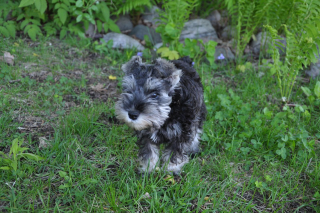
#> input picture puppy.bmp, 320 x 213 px
$ python '소벨,캐니 숙제.py'
#> lines starting #> are read from the running program, lines starting #| are printed output that depends on the picture; long printed decimals are rounded
import cv2 as cv
import numpy as np

img=cv.imread('puppy.bmp')
#> img is the input picture: shape (213, 320, 3); mean B, G, R 73.8, 106.5, 77.2
gray=cv.cvtColor(img, cv.COLOR_BGR2GRAY)

# 소벨 필터 작용
grad_x=cv.Sobel(gray, cv.CV_32F, 1, 0, ksize=3)
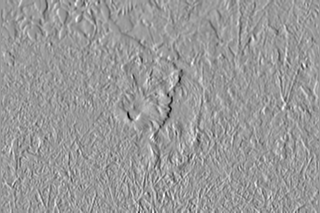
#> grad_x: shape (213, 320) float32; min -663, max 437, mean 0.2; drawn with min black and max white
grad_y=cv.Sobel(gray, cv.CV_32F, 0, 1, ksize=3)
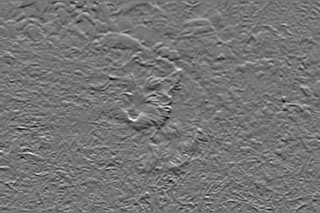
#> grad_y: shape (213, 320) float32; min -497, max 579, mean -0.2; drawn with min black and max white

sobel_x=cv.convertScaleAbs(grad_x)
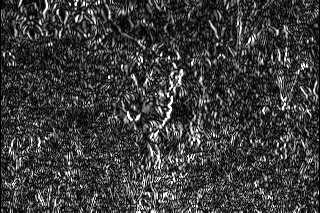
#> sobel_x: shape (213, 320); min 0, max 255, mean 59.7
sobel_y=cv.convertScaleAbs(grad_y)
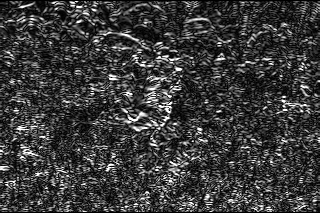
#> sobel_y: shape (213, 320); min 0, max 255, mean 58.5

# (30, 40) 위치의 dx, dy
x, y = 210, 130
dx = grad_x[y, x]
#> dx = -2
dy = grad_y[y, x]
#> dy = -16

# dx와 dy를 배열로 변환
dx_array = np.array([[dx]], dtype=np.float32)
#> dx_array = [-2]
dy_array = np.array([[dy]], dtype=np.float32)
#> dy_array = [-16]

# 에지 강도,  그레디언트 방향
magnitude, angle = cv.cartToPolar(np.array([[dx]]), np.array([[dy]]), angleInDegrees=True)
#> magnitude = [16.12]; angle = [262.9]
angle_radians = np.radians(angle)
#> angle_radians = [4.59]

# 에지 강도 맵
edge_strength=cv.addWeighted(sobel_x, 0.5, sobel_y, 0.5, 0)

cv.imshow('Original', gray)
cv.waitKey()

cv.imshow('sobel_x', sobel_x)
cv.waitKey()
cv.imshow('sobel_y', sobel_y)
cv.waitKey()
cv.imshow('edge_strength', edge_strength)
cv.waitKey()

print(f"Coordinates (x, y): ({x}, {y})")
print(f"dx: {dx}, dy: {dy}")
#| dx: -2.0, dy: -16.0
print(f"Edge Strength (Magnitude): {magnitude}")
#| Edge Strength (Magnitude): [[16.125]]
print(f"Gradient Direction (Angle): {angle}")
#| Gradient Direction (Angle): [[262.876]]
print(f"Gradient Direction (angle_radians): {angle_radians}")
#| Gradient Direction (angle_radians): [[4.588]]

cv.destroyAllWindows()
#%%

# 가우시안 블러 적용
blurred = cv.GaussianBlur(gray, (3, 3), 1, 1)
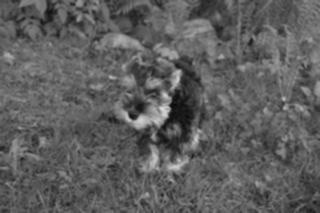
#> blurred: shape (213, 320); min 11, max 220, mean 94

# Canny 엣지 검출
canny1 = cv.Canny(blurred, 50, 150)
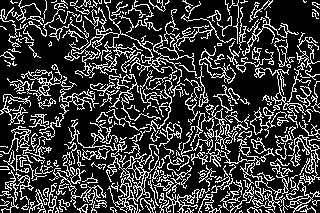
#> canny1: shape (213, 320); 23.3% white in thin lines or dots
canny2 = cv.Canny(blurred, 100, 200)
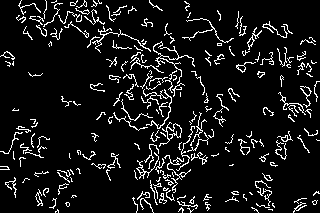
#> canny2: shape (213, 320); 8.8% white in thin lines or dots

# 결과 표시
cv.imshow('blurred', blurred)
cv.waitKey()
cv.imshow('canny1', canny1)
cv.waitKey()
cv.imshow('canny2', canny2)
cv.waitKey()

cv.destroyAllWindows()

#%%

$ run again, with BALLOON.bmp copied over puppy.bmp
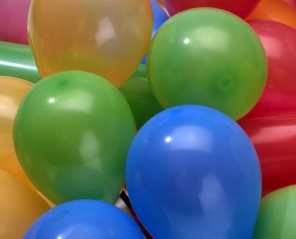
#> input picture BALLOON.bmp, 296 x 239 px
#> img is the input picture: shape (239, 296, 3); mean B, G, R 96.3, 111, 104.7
#> `sobel_y=cv.convertScaleAbs(grad_y)`:
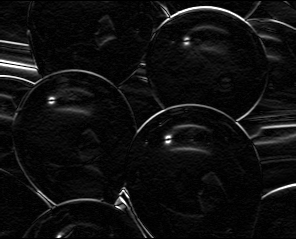
#> sobel_y: shape (239, 296); min 0, max 255, mean 15.3
#> dx = -20
#> dy = 24
#> dx_array = [-20]
#> dy_array = [24]
#> magnitude = [31.24]; angle = [129.8]
#> angle_radians = [2.27]
#| dx: -20.0, dy: 24.0
#| Edge Strength (Magnitude): [[31.241]]
#| Gradient Direction (Angle): [[129.807]]
#| Gradient Direction (angle_radians): [[2.266]]
#> canny1: shape (239, 296); 2.5% white in thin lines or dots
#> `canny2 = cv.Canny(blurred, 100, 200)`:
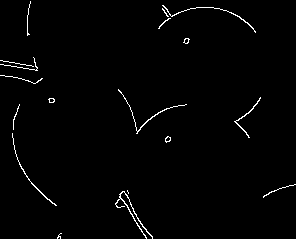
#> canny2: shape (239, 296); 1.4% white in thin lines or dots

$ run again, with book.bmp copied over puppy.bmp
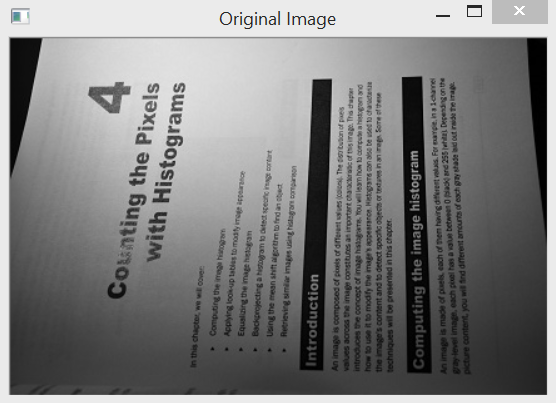
#> input picture book.bmp, 556 x 403 px
#> img is the input picture: shape (403, 556, 3); mean B, G, R 126.1, 126.1, 126.1
#> `sobel_y=cv.convertScaleAbs(grad_y)`:
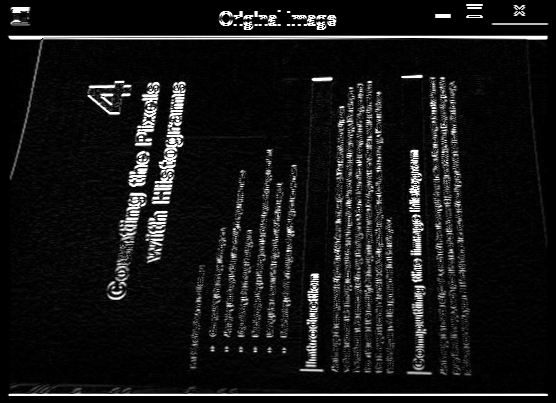
#> sobel_y: shape (403, 556); min 0, max 255, mean 21.3
#> dx = 7
#> dy = -5
#> dx_array = [7]
#> dy_array = [-5]
#> magnitude = [8.6]; angle = [324.5]
#> angle_radians = [5.66]
#| dx: 7.0, dy: -5.0
#| Edge Strength (Magnitude): [[8.602]]
#| Gradient Direction (Angle): [[324.470]]
#| Gradient Direction (angle_radians): [[5.663]]
#> canny1: shape (403, 556); 7.2% white in thin lines or dots
#> `canny2 = cv.Canny(blurred, 100, 200)`:
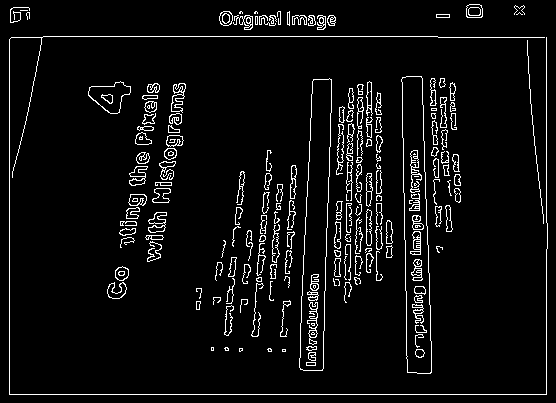
#> canny2: shape (403, 556); 5.5% white in thin lines or dots

$ run again, with peppers.bmp copied over puppy.bmp
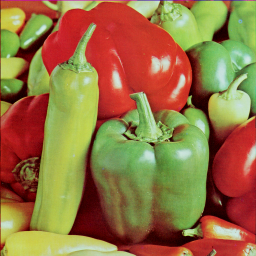
#> input picture peppers.bmp, 256 x 256 px
#> img is the input picture: shape (256, 256, 3); mean B, G, R 66.2, 115.2, 149.4
#> dx = -202
#> dy = 38
#> dx_array = [-202]
#> dy_array = [38]
#> magnitude = [205.5]; angle = [169.3]
#> angle_radians = [2.96]
#| dx: -202.0, dy: 38.0
#| Edge Strength (Magnitude): [[205.543]]
#| Gradient Direction (Angle): [[169.346]]
#| Gradient Direction (angle_radians): [[2.956]]
#> canny1: shape (256, 256); 8.9% white in thin lines or dots
#> `canny2 = cv.Canny(blurred, 100, 200)`:
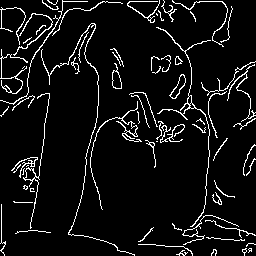
#> canny2: shape (256, 256); 6.9% white in thin lines or dots
